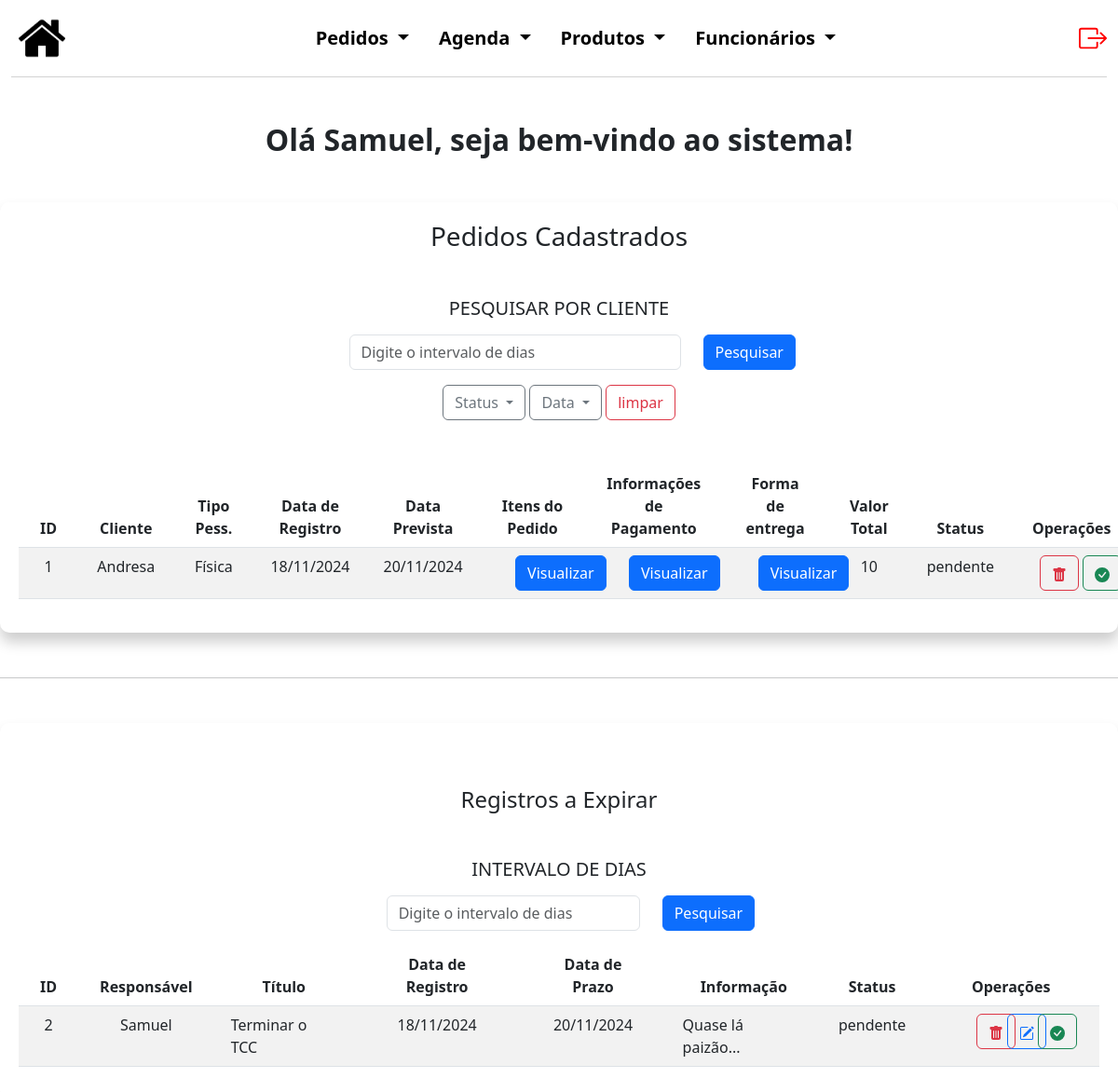
The page /Sistema/admInicial.php (signed in) on the database its author committed.
### tables this page shows
CREATE TABLE `funcionarios` (
  `cod_func` int(5) NOT NULL,
  `nome` varchar(50) NOT NULL,
  `sobrenome` varchar(50) NOT NULL,
  `funcao` varchar(50) NOT NULL,
  `login` varchar(50) NOT NULL,
  `senha` varchar(50) NOT NULL
);

CREATE TABLE `pedidos` (
  `codPed` int(5) NOT NULL,
  `cod_func` varchar(50) NOT NULL,
  `tipoPessoa` varchar(50) NOT NULL,
  `nomeCli` varchar(50) NOT NULL,
  `contato` varchar(50) NOT NULL,
  `dataPed` date NOT NULL,
  `dataPrev` date NOT NULL,
  `status` varchar(30) NOT NULL DEFAULT 'pendente'
);

CREATE TABLE `pagentg` (
  `codPagEnt` int(5) NOT NULL,
  `codPed` int(5) NOT NULL,
  `cod_itensPed` int(5) NOT NULL,
  `entrega` varchar(50) NOT NULL,
  `logradouro` varchar(50) NOT NULL,
  `numero` int(5) NOT NULL,
  `bairro` varchar(50) NOT NULL,
  `cidade` varchar(25) NOT NULL,
  `estado` varchar(2) NOT NULL,
  `cep` varchar(13) NOT NULL,
  `entrada` varchar(50) NOT NULL,
  `formaPag` varchar(30) DEFAULT NULL,
  `valorEnt` decimal(10,0) NOT NULL,
  `valorTotal` decimal(10,0) NOT NULL
);

CREATE TABLE `agenda` (
  `codAgend` int(5) NOT NULL,
  `cod_func` int(5) NOT NULL,
  `responsavel` varchar(50) NOT NULL,
  `titulo` varchar(50) NOT NULL,
  `dataRegistro` date NOT NULL,
  `dataPrazo` date NOT NULL,
  `informacao` varchar(250) NOT NULL,
  `status` varchar(30) NOT NULL DEFAULT 'pendente'
);

### Sistema/admInicial.php (the view, shortened to what the rows shown need)
<?php
$conexao = novaConexao();
$nome = $_SESSION['cod_func'];
$erro = false;
$sql_usuario = "SELECT nome FROM funcionarios WHERE cod_func = $nome";
$stmt = $conexao->prepare($sql_usuario);
$stmt->execute();
$usuario = $stmt->fetch(PDO::FETCH_ASSOC);
$sqlAgenda = "SELECT * FROM agenda WHERE dataPrazo BETWEEN CURDATE() AND DATE_ADD(CURDATE(), INTERVAL 31 DAY) AND status = 'pendente' ORDER BY dataPrazo ASC LIMIT 0, 5";
$stmt = $conexao->prepare($sqlAgenda);
$stmt->execute();
$registrosAgenda = $stmt->fetchAll(PDO::FETCH_ASSOC);
$sqlPedidos = "SELECT pedidos.*, pagentg.valorTotal FROM pedidos
    LEFT JOIN pagentg ON pedidos.codPed = pagentg.codPed
    WHERE dataPrev BETWEEN CURDATE() AND DATE_ADD(CURDATE(), INTERVAL 31 DAY) AND status = 'pendente'
    ORDER BY dataPrev ASC LIMIT 0, 5";
$stmt = $conexao->prepare($sqlPedidos);
$stmt->execute();
$registrosPedido = $stmt->fetchAll(PDO::FETCH_ASSOC);
?>
<!DOCTYPE html>
<html lang="pt-br">
<head>
    <link href="https://cdn.jsdelivr.net/npm/bootstrap@5.3.0/dist/css/bootstrap.min.css" rel="stylesheet">
    <link rel="stylesheet" href="./style.css?v=2.0">
</head>
<body>
    <div class="container-fluid cabecalho">
        <nav class="navbar navbar-light navbar-expand-md" style="background-color: #FFFF;">
        </nav>
    </div>
    <h2 class="text-center mb-5 mt-5">Olá <?php echo ($usuario['nome']) ?>, seja bem-vindo ao sistema!</h2>
    <?php if ($erro): ?>
        <div class="alert alert-danger" role="alert">
            Não foi possível carregar os dados.
        </div>
    <?php else: ?>
        <div class="container-fluid consContainer">
            <h3 class="text-center mb-5">Pedidos Cadastrados</h3>
            <div class="container mt-5 mb-5">
            </div>
            <table class="table table-striped">
                <thead>
                    <tr>
                        <th>
                            <div class="row justify-content-center text-center titleCons">ID</div>
                        </th>
                        <th>
                            <div class="row justify-content-center text-center titleCons">Cliente</div>
                        </th>
                        <th>
                            <div class="row justify-content-center text-center titleCons">Tipo Pess.</div>
                        </th>
                        <th>
                            <div class="row justify-content-center text-center titleCons">Data de Registro</div>
                        </th>
                        <th>
                            <div class="row justify-content-center text-center titleCons">Data Prevista</div>
                        </th>
                        <th>
                            <div class="row justify-content-center text-center titleCons">Itens do Pedido</div>
                        </th>
                        <th>
                            <div class="row justify-content-center text-center titleCons">Informações de Pagamento</div>
                        </th>
                        <th>
                            <div class="row justify-content-center text-center titleCons">Forma de entrega</div>
                        </th>
                        <th>
                            <div class="row justify-content-center text-center titleCons">Valor Total</div>
                        </th>
                        <th>
                            <div class="row justify-content-center text-center titleCons">Status</div>
                        </th>
                        <th>
                            <div class="row justify-content-center text-center titleCons">Operações</div>
                        </th>
                    </tr>
                </thead>
                <?php foreach ($registrosPedido as $registro): ?>
                    <tbody>
                        <td>
                            <div class="row justify-content-center registro">
                                <?php echo ($registro['codPed']); ?>
                            </div>
                        </td>
                        <td>
                            <div class="row justify-content-center registro">
                                <?php echo ($registro['nomeCli']); ?>
                            </div>
                        </td>
                        <td>
                            <div class="row justify-content-center registro">
                                <?php echo ($registro['tipoPessoa']); ?>
                            </div>
                        </td>
                        <td>
                            <div class="row justify-content-center registro">
                                <?php echo (date('d/m/Y', strtotime($registro['dataPed']))); ?>
                            </div>
                        </td>
                        <td>
                            <div class="row justify-content-center registro">
                                <?php echo (date('d/m/Y', strtotime($registro['dataPrev']))); ?>
                            </div>
                        </td>
                        <td>
                            <div class="row justify-content-center btnVisu">
                                <div class="col-6">
                                    <form method="POST">
                                        <button type="submit" name="visuPedidos" class="btn btn-primary">Visualizar</button>
                                    </form>
                                </div>
                            </div>
                        </td>
                        <td>
                            <div class="row justify-content-center btnVisu">
                                <div class="col-6">
                                    <form method="POST">
                                        <button type="submit" name="visuPag" class="btn btn-primary">Visualizar</button>
                                    </form>
                                </div>
                            </div>
                        </td>
                        <td>
                            <div class="row justify-content-center btnVisu">
                                <div class="col-6">
                                    <form method="POST">
                                        <button type="submit" name="visuEntr" class="btn btn-primary">Visualizar</button>
                                    </form>
                                </div>
                            </div>
                        </td>
                        <td>
                            <div class="row justify-content-center registro">
                                <?php echo isset($registro['valorTotal']) ? htmlspecialchars($registro['valorTotal']) : 'N/A'; ?>
                            </div>
                        </td>
                        <td>
                            <div class="row justify-content-center registro">
                                <?php echo ($registro['status']) ?>
                            </div>
                        </td>
                        <td>
                            <div class="row text-center justify-content-center">
                                <div class="col-4">
                                    <form method="POST">
                                        <button type="submit" name="delete" class="btn btn-outline-danger">
                                        </button>
                                    </form>
                                </div>
                                <div class="col-4">
                                    <form method="POST">
                                        <button type="submit" name="concluida" class="btn btn-outline-success">
                                        </button>
                                    </form>
                                </div>
                            </div>
                        </td>
                    </tbody>
                <?php endforeach; ?>
            </table>
        </div>
    <?php endif; ?>
    <hr class="mt-5 mb-5">
    <?php if ($erro): ?>
        <div class="alert alert-danger" role="alert">
            Não foi possível carregar os dados.
        </div>
    <?php else: ?>
        <div class="container consContainer">
            <h4 class="text-center mb-5 mt-5">Registros a Expirar</h4>
            <div class="row justify-content-center text-center">
            </div>
            <table class="table table-striped">
                <thead>
                    <tr>
                        <th>
                            <div class="row justify-content-center text-center titleCons">
                                ID
                            </div>
                        </th>
                        <th>
                            <div class="row justify-content-center text-center titleCons">
                                Responsável
                            </div>
                        </th>
                        <th>
                            <div class="row justify-content-center text-center titleCons">
                                Título
                            </div>
                        </th>
                        <th>
                            <div class="row justify-content-center text-center titleCons">
                                Data de Registro
                            </div>
                        </th>
                        <th>
                            <div class="row justify-content-center text-center titleCons">
                                Data de Prazo
                            </div>
                        </th>
                        <th>
                            <div class="row justify-content-center text-center titleCons">
                                Informação
                            </div>
                        </th>
                        <th>
                            <div class="row justify-content-center text-center titleCons">Status</div>
                        </th>
                        <th>
                            <div class="row justify-content-center text-center titleCons">
                                Operações
                            </div>
                        </th>
                    </tr>
                </thead>
                <tbody>
                    <?php foreach ($registrosAgenda as $registro): ?>
                        <tr>
                            <td>
                                <div class="row justify-content-center registro">
                                    <?php echo ($registro['codAgend']); ?>
                                </div>
                            </td>
                            <td>
                                <div class="row justify-content-center registro">
                                    <?php echo ($registro['responsavel']); ?>
                                </div>
                            </td>
                            <td>
                                <div class="row justify-content-center registro">
                                    <?php echo ($registro['titulo']); ?>
                                </div>
                            </td>
                            <td>
                                <div class="row justify-content-center registro">
                                    <?php echo (date('d/m/Y', strtotime($registro['dataRegistro']))); ?>
                                </div>
                            </td>
                            <td>
                                <div class="row justify-content-center registro">
                                    <?php echo (date('d/m/Y', strtotime($registro['dataPrazo']))); ?>
                                </div>
                            </td>
                            <td>
                                <div class="row justify-content-center registro">
                                    <?php echo ($registro['informacao']) ?>
                                </div>
                            </td>
                            <td>
                                <div class="row justify-content-center registro">
                                    <?php echo ($registro['status']); ?>
                                </div>
                            </td>
                            <td>
                                <div class="row text-center justify-content-center operacoes">
                                    <div class="col-2">
                                        <form method="POST">
                                            <button type="submit" name="deleteAgenda" class="btn btn-outline-danger">
                                            </button>
                                        </form>
                                    </div>
                                    <div class="col-2 oprBtn">
                                        <form method="POST">
                                            <button type="submit" name="editAgen" class="btn btn-outline-primary">
                                            </button>
                                        </form>
                                    </div>
                                    <div class="col-2 oprBtn">
                                        <form method="POST">
                                            <button type="submit" name="concluidaAgend" class="btn btn-outline-success">
                                            </button>
                                        </form>
                                    </div>
                                </div>
                            </td>
                        </tr>
                    <?php endforeach; ?>
                </tbody>
            </table>
        </div>
    <?php endif; ?>
</body>
</html>

### rows shown on the page
funcionarios: nome "Samuel"
pedidos: codPed "1", nomeCli "Andresa", tipoPessoa "Física", dataPed "18/11/2024", dataPrev "20/11/2024", pagentg.valorTotal "10", status "pendente"
agenda: codAgend "2", responsavel "Samuel", titulo "Terminar o TCC", dataRegistro "18/11/2024", dataPrazo "20/11/2024", informacao "Quase lá paizão...", status "pendente"
